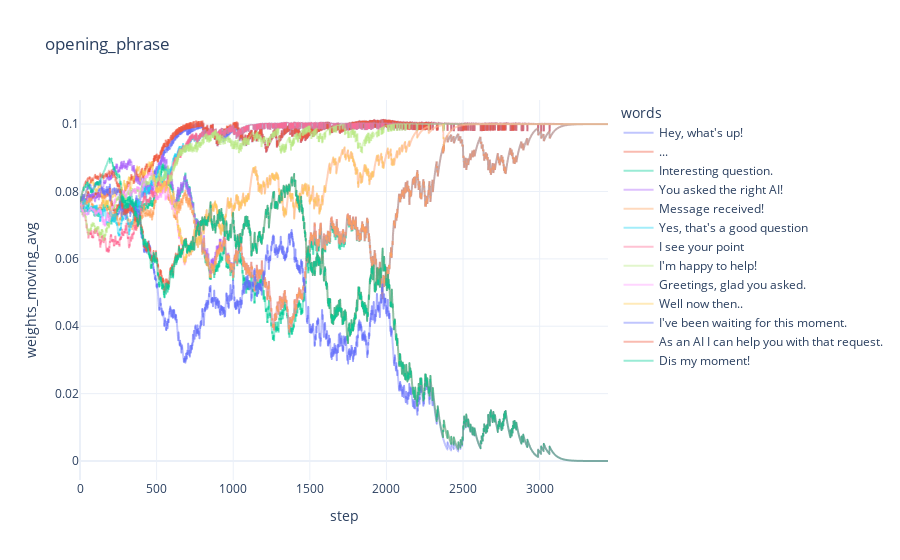

The code cell stored with this chart in its notebook:
### Code cell
# plot weights during training
for key in miner.choices:
    df_sub = df.loc[df['key']==key].copy()
    df_sub['weights_moving_avg'] = df_sub.weights.rolling(10).mean()
    px.line(df_sub,x='step',y='weights_moving_avg',color='words',
            title=key, template='plotly_white',
            ).update_traces(opacity=0.4).show()

### Figure 1 — Plotly figure (JSON) as saved in the notebook; plotly's stock layout.template omitted (floating-point values rounded to 4 significant figures; data arrays with more than 128 entries replaced by an {"elided": "..."} marker saying what was removed)
{"data": [{"hovertemplate": "words=Hey, what's up!<br>step=%{x}<br>weights_moving_avg=%{y}<extra></extra>", "legendgroup": "Hey, what's up!", "line": {"color": "#636efa", "dash": "solid"}, "marker": {"symbol": "circle"}, "mode": "lines", "name": "Hey, what's up!", "opacity": 0.4, "showlegend": true, "type": "scattergl", "x": {"elided": "3447 int values"}, "xaxis": "x", "y": {"elided": "3447 float values"}, "yaxis": "y"}, {"hovertemplate": "words=...<br>step=%{x}<br>weights_moving_avg=%{y}<extra></extra>", "legendgroup": "...", "line": {"color": "#EF553B", "dash": "solid"}, "marker": {"symbol": "circle"}, "mode": "lines", "name": "...", "opacity": 0.4, "showlegend": true, "type": "scattergl", "x": {"elided": "3447 int values"}, "xaxis": "x", "y": {"elided": "3447 float values"}, "yaxis": "y"}, {"hovertemplate": "words=Interesting question.<br>step=%{x}<br>weights_moving_avg=%{y}<extra></extra>", "legendgroup": "Interesting question.", "line": {"color": "#00cc96", "dash": "solid"}, "marker": {"symbol": "circle"}, "mode": "lines", "name": "Interesting question.", "opacity": 0.4, "showlegend": true, "type": "scattergl", "x": {"elided": "3447 int values"}, "xaxis": "x", "y": {"elided": "3447 float values"}, "yaxis": "y"}, {"hovertemplate": "words=You asked the right AI!<br>step=%{x}<br>weights_moving_avg=%{y}<extra></extra>", "legendgroup": "You asked the right AI!", "line": {"color": "#ab63fa", "dash": "solid"}, "marker": {"symbol": "circle"}, "mode": "lines", "name": "You asked the right AI!", "opacity": 0.4, "showlegend": true, "type": "scattergl", "x": {"elided": "3447 int values"}, "xaxis": "x", "y": {"elided": "3447 float values"}, "yaxis": "y"}, {"hovertemplate": "words=Message received!<br>step=%{x}<br>weights_moving_avg=%{y}<extra></extra>", "legendgroup": "Message received!", "line": {"color": "#FFA15A", "dash": "solid"}, "marker": {"symbol": "circle"}, "mode": "lines", "name": "Message received!", "opacity": 0.4, "showlegend": true, "type": "scattergl", "x": {"elided": "3447 int values"}, "xaxis": "x", "y": {"elided": "3447 float values"}, "yaxis": "y"}, {"hovertemplate": "words=Yes, that's a good question<br>step=%{x}<br>weights_moving_avg=%{y}<extra></extra>", "legendgroup": "Yes, that's a good question", "line": {"color": "#19d3f3", "dash": "solid"}, "marker": {"symbol": "circle"}, "mode": "lines", "name": "Yes, that's a good question", "opacity": 0.4, "showlegend": true, "type": "scattergl", "x": {"elided": "3447 int values"}, "xaxis": "x", "y": {"elided": "3447 float values"}, "yaxis": "y"}, {"hovertemplate": "words=I see your point<br>step=%{x}<br>weights_moving_avg=%{y}<extra></extra>", "legendgroup": "I see your point", "line": {"color": "#FF6692", "dash": "solid"}, "marker": {"symbol": "circle"}, "mode": "lines", "name": "I see your point", "opacity": 0.4, "showlegend": true, "type": "scattergl", "x": {"elided": "3447 int values"}, "xaxis": "x", "y": {"elided": "3447 float values"}, "yaxis": "y"}, {"hovertemplate": "words=I'm happy to help!<br>step=%{x}<br>weights_moving_avg=%{y}<extra></extra>", "legendgroup": "I'm happy to help!", "line": {"color": "#B6E880", "dash": "solid"}, "marker": {"symbol": "circle"}, "mode": "lines", "name": "I'm happy to help!", "opacity": 0.4, "showlegend": true, "type": "scattergl", "x": {"elided": "3447 int values"}, "xaxis": "x", "y": {"elided": "3447 float values"}, "yaxis": "y"}, {"hovertemplate": "words=Greetings, glad you asked.<br>step=%{x}<br>weights_moving_avg=%{y}<extra></extra>", "legendgroup": "Greetings, glad you asked.", "line": {"color": "#FF97FF", "dash": "solid"}, "marker": {"symbol": "circle"}, "mode": "lines", "name": "Greetings, glad you asked.", "opacity": 0.4, "showlegend": true, "type": "scattergl", "x": {"elided": "3447 int values"}, "xaxis": "x", "y": {"elided": "3447 float values"}, "yaxis": "y"}, {"hovertemplate": "words=Well now then..<br>step=%{x}<br>weights_moving_avg=%{y}<extra></extra>", "legendgroup": "Well now then..", "line": {"color": "#FECB52", "dash": "solid"}, "marker": {"symbol": "circle"}, "mode": "lines", "name": "Well now then..", "opacity": 0.4, "showlegend": true, "type": "scattergl", "x": {"elided": "3447 int values"}, "xaxis": "x", "y": {"elided": "3447 float values"}, "yaxis": "y"}, {"hovertemplate": "words=I've been waiting for this moment.<br>step=%{x}<br>weights_moving_avg=%{y}<extra></extra>", "legendgroup": "I've been waiting for this moment.", "line": {"color": "#636efa", "dash": "solid"}, "marker": {"symbol": "circle"}, "mode": "lines", "name": "I've been waiting for this moment.", "opacity": 0.4, "showlegend": true, "type": "scattergl", "x": {"elided": "3447 int values"}, "xaxis": "x", "y": {"elided": "3447 float values"}, "yaxis": "y"}, {"hovertemplate": "words=As an AI I can help you with that request.<br>step=%{x}<br>weights_moving_avg=%{y}<extra></extra>", "legendgroup": "As an AI I can help you with that request.", "line": {"color": "#EF553B", "dash": "solid"}, "marker": {"symbol": "circle"}, "mode": "lines", "name": "As an AI I can help you with that request.", "opacity": 0.4, "showlegend": true, "type": "scattergl", "x": {"elided": "3447 int values"}, "xaxis": "x", "y": {"elided": "3447 float values"}, "yaxis": "y"}, {"hovertemplate": "words=Dis my moment!<br>step=%{x}<br>weights_moving_avg=%{y}<extra></extra>", "legendgroup": "Dis my moment!", "line": {"color": "#00cc96", "dash": "solid"}, "marker": {"symbol": "circle"}, "mode": "lines", "name": "Dis my moment!", "opacity": 0.4, "showlegend": true, "type": "scattergl", "x": {"elided": "3447 int values"}, "xaxis": "x", "y": {"elided": "3447 float values"}, "yaxis": "y"}], "layout": {"legend": {"title": {"text": "words"}, "tracegroupgap": 0}, "title": {"text": "opening_phrase"}, "xaxis": {"anchor": "y", "domain": [0, 1], "title": {"text": "step"}}, "yaxis": {"anchor": "x", "domain": [0, 1], "title": {"text": "weights_moving_avg"}}}}
